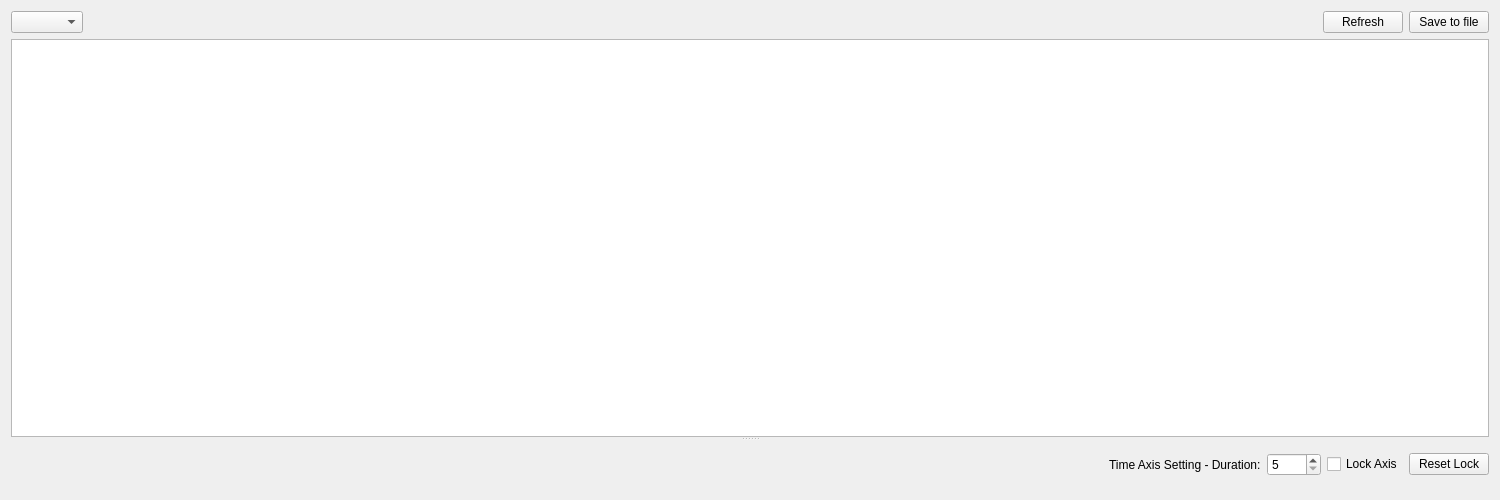
<?xml version="1.0" encoding="UTF-8"?>
<ui version="4.0">
 <class>param_tuning</class>
 <widget class="QWidget" name="param_tuning">
  <property name="geometry">
   <rect>
    <x>0</x>
    <y>0</y>
    <width>1500</width>
    <height>500</height>
   </rect>
  </property>
  <property name="sizePolicy">
   <sizepolicy hsizetype="Expanding" vsizetype="Expanding">
    <horstretch>0</horstretch>
    <verstretch>0</verstretch>
   </sizepolicy>
  </property>
  <property name="windowTitle">
   <string>Autopilot Parameter Tuning</string>
  </property>
  <property name="autoFillBackground">
   <bool>false</bool>
  </property>
  <layout class="QVBoxLayout" name="verticalLayout">
   <item>
    <layout class="QHBoxLayout" name="param_button_layout">
     <item>
      <widget class="QComboBox" name="group_selection"/>
     </item>
     <item>
      <spacer name="horizontal_spacer_0">
       <property name="orientation">
        <enum>Qt::Horizontal</enum>
       </property>
       <property name="sizeHint" stdset="0">
        <size>
         <width>40</width>
         <height>20</height>
        </size>
       </property>
      </spacer>
     </item>
     <item>
      <widget class="QPushButton" name="refresh_button">
       <property name="text">
        <string>Refresh</string>
       </property>
      </widget>
     </item>
     <item>
      <widget class="QPushButton" name="save_button">
       <property name="text">
        <string>Save to file</string>
       </property>
      </widget>
     </item>
    </layout>
   </item>
   <item>
    <widget class="QSplitter" name="splitter">
     <property name="orientation">
      <enum>Qt::Vertical</enum>
     </property>
     <widget class="QTableView" name="param_table_view"/>
     <widget class="QWidget" name="verticalLayoutWidget">
      <layout class="QVBoxLayout" name="plot_layout">
       <item>
        <layout class="QHBoxLayout" name="plot_button_layout">
         <item>
          <spacer name="horizontal_spacer_1">
           <property name="orientation">
            <enum>Qt::Horizontal</enum>
           </property>
           <property name="sizeHint" stdset="0">
            <size>
             <width>40</width>
             <height>20</height>
            </size>
           </property>
          </spacer>
         </item>
         <item>
          <widget class="QLabel" name="time_axis_label">
           <property name="text">
            <string>Time Axis Setting - Duration:</string>
           </property>
          </widget>
         </item>
         <item>
          <widget class="QSpinBox" name="time_duration_spin_box">
           <property name="minimum">
            <number>5</number>
           </property>
           <property name="maximum">
            <number>1000</number>
           </property>
           <property name="singleStep">
            <number>5</number>
           </property>
           <property name="stepType">
            <enum>QAbstractSpinBox::DefaultStepType</enum>
           </property>
           <property name="value">
            <number>5</number>
           </property>
          </widget>
         </item>
         <item>
          <widget class="QCheckBox" name="lock_plot_check_box">
           <property name="text">
            <string>Lock Axis</string>
           </property>
          </widget>
         </item>
         <item>
          <widget class="QPushButton" name="reset_plot_button">
           <property name="text">
            <string>Reset Lock</string>
           </property>
          </widget>
         </item>
        </layout>
       </item>
      </layout>
     </widget>
    </widget>
   </item>
  </layout>
 </widget>
 <resources/>
 <connections/>
</ui>
